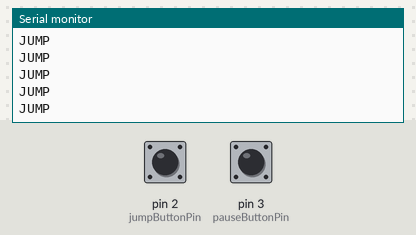
Simulated run of this sketch. Board: Arduino Uno, built with avr-gcc and run on an emulated ATmega328P. On the bench: the last lines printed to the serial monitor. The inputs (shaded band) are chosen by the test bench; at power-on: pin 3 (pauseButtonPin) HIGH, pin 2 (jumpButtonPin) HIGH.

Above: at 1.2 s.
1.3 s: pin 3 (pauseButtonPin) pulled LOW for 0.25 s
At 2.7 s:
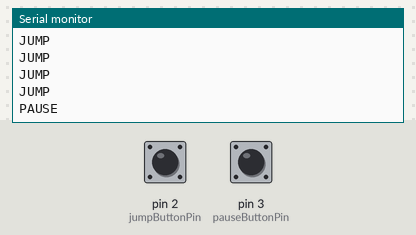
3.1 s: pin 3 (pauseButtonPin) pulled LOW for 1 s
At 4.31 s:
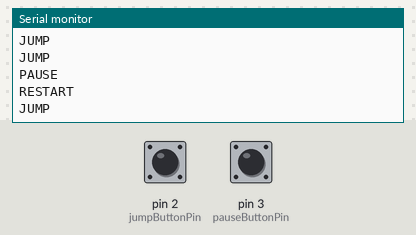

The sketch:

pause_arduino.ino
```cpp
const int jumpButtonPin = 2;          // Jump button connected to pin 2
const int pauseButtonPin = 3;         // Pause/Restart button connected to pin 3 (interrupt pin)
volatile bool pauseButtonPressed = false; // Flag for pause button state
bool gamePaused = false;              // Tracks if the game is currently paused
int jumpButtonState = HIGH;           // Variable to store jump button state

void setup() {
    pinMode(jumpButtonPin, INPUT_PULLUP);    // Set jump button with internal pull-up
    pinMode(pauseButtonPin, INPUT_PULLUP);   // Set pause button with internal pull-up
    Serial.begin(9600);                      // Initialize serial communication
    attachInterrupt(digitalPinToInterrupt(pauseButtonPin), pauseISR, RISING);  // Attach ISR to pause button
}

// ISR function to set the flag when the pause button is pressed
void pauseISR() {
    pauseButtonPressed = true;               // Set flag to indicate pause button was pressed
    // Based on all online searches, it is not good practice to print within an ISR.
    // I was getting the single character printing bug from Lab 3, and decided to just use best practice
    // instead of fixing it as Lab 3 did.
}

void loop() {
    // Check if pause button was pressed
    if (pauseButtonPressed) {
        // Toggle game paused state
        gamePaused = !gamePaused;
        pauseButtonPressed = false;          // Reset the flag

        // Send appropriate message based on game state
        if (gamePaused) {
            Serial.println("PAUSE");         // Send "PAUSE" when the game is paused
        } else {
            Serial.println("RESTART");       // Send "RESTART" when the game resumes
        }
        delay(50); // Small debounce delay
    }

    // Check jump button state only if the game is not paused
    if (!gamePaused) {
        jumpButtonState = digitalRead(jumpButtonPin);
        if (jumpButtonState == HIGH) {        // Button is pressed (assuming active-low)
            Serial.println("JUMP");          // Send "JUMP" command
            delay(200);                      // Debounce delay to avoid multiple triggers
        }
    }
}
```

Measured:
- after the input at 1.3 s, the serial monitor: prints a new line after 0.30 s (image 1)
- after the input at 3.1 s, the serial monitor: prints a new line after 1.0 s (image 2)
